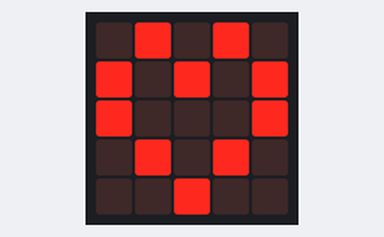
A program run on a simulated BBC micro:bit (MakeCode). Parts: the board's 5×5 LED display.

Above: at 0.1 s.
At 1.11 s:
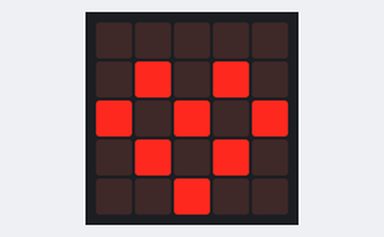

The program:

main.ts
```typescript
basic.forever(function () {
    basic.showLeds(`
        . # . # .
        # . # . #
        # . . . #
        . # . # .
        . . # . .
        `)
    basic.pause(500)
    basic.showLeds(`
        . . . . .
        . # . # .
        # . # . #
        . # . # .
        . . # . .
        `)
})
```

test.ts
```typescript
// här hamnar tester och detta kompileras inte när det här paketet används som ett tillägg.
```

Measured:
- what the display in image 1 shows lasts 0.4 s, from 0.9 s to 1.3 s
